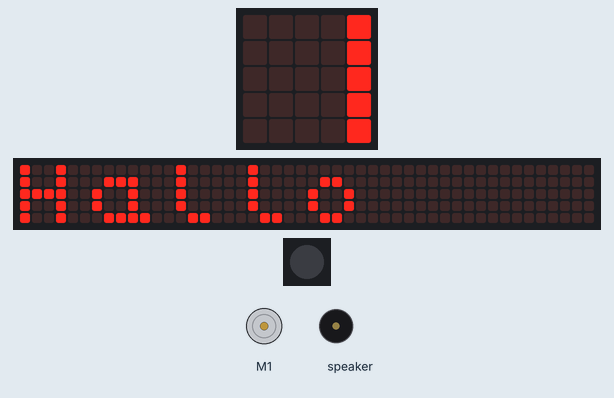
Recording of a program running on a simulated Calliope mini (MakeCode). On the bench: the board's 5×5 LED display, a strip that is not on the board, showing the scrolling text unrolled, 1 RGB LEDs in strip order, left to right, DC motor (green arrow = forward, orange = backward, longer = faster), buzzer (waves = sounding). The 48×5 strip is a reading aid, not a part: it shows the text the display is scrolling, unrolled, one strip-width of it at a time.

Above: at 0.2 s.
At 2.6 s:
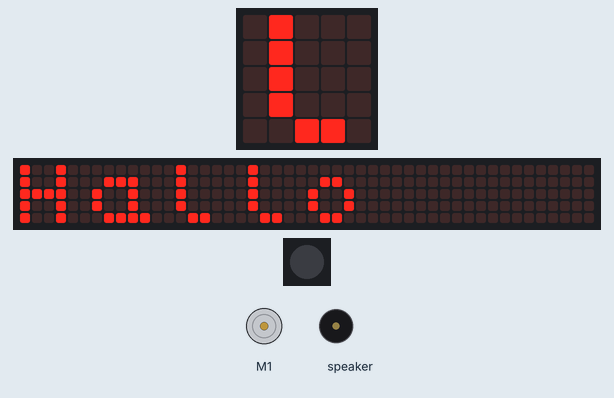
At 5.0 s:
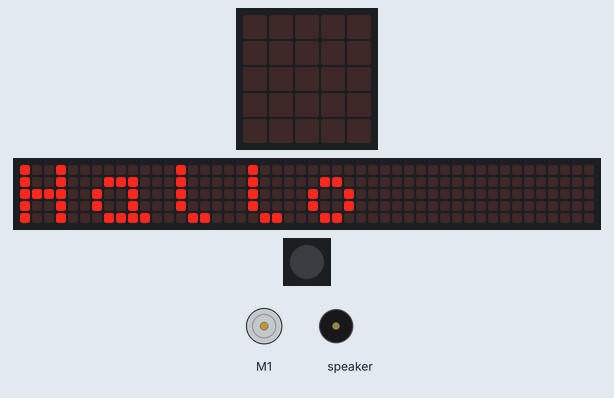
At 6.5 s:
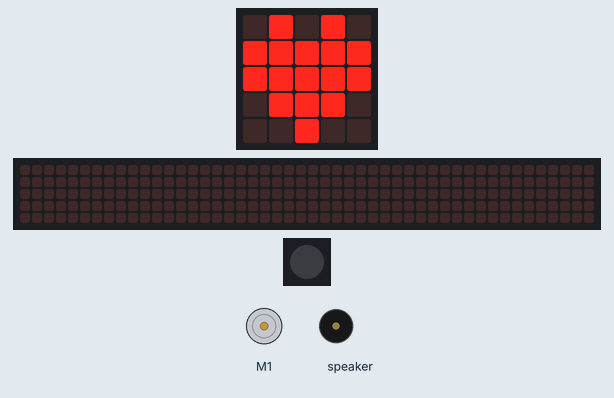
At 7.5 s:
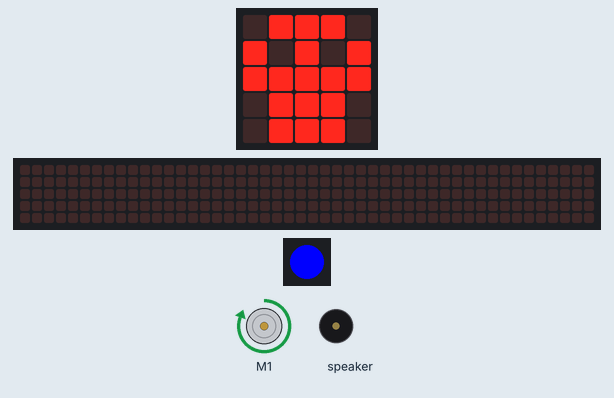
At 8.1 s:
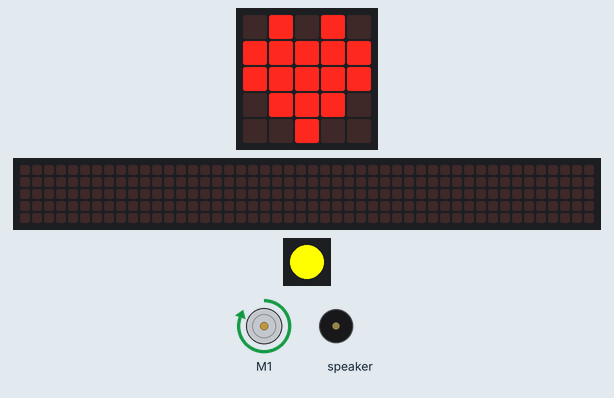
Timing chart, 0 to 40.0 s (numbered marks = the images above):
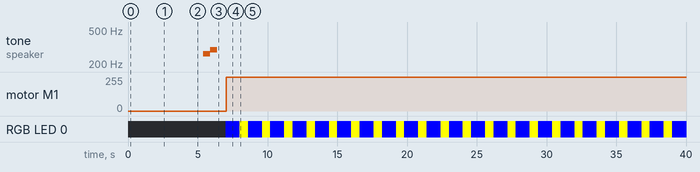

The program:

main.ts
```typescript
basic.showString("Hallo")
music.playTone(262, music.beat(BeatFraction.Whole))
music.playTone(294, music.beat(BeatFraction.Whole))
basic.forever(function () {
    basic.showIcon(IconNames.Heart)
    basic.setLedColor(0x0000ff)
    motors.motorPower(100)
    basic.showLeds(`
        # . . . #
        # # . . #
        . . # . #
        # # # . #
        # # # . .
        `)
})
basic.forever(function () {
    basic.showIcon(IconNames.Skull)
    basic.setLedColor(0xffff00)
})
```

test.ts
```typescript
// Hier kann man Tests durchführen; diese Datei wird nicht kompiliert, wenn dieses Paket als Erweiterung verwendet wird.
```

Measured:
- by itself, motor M1: stopped → forward 255/255 at 7.0 s
- by itself, RGB LED 0: alternates RGB(255, 255, 0) for 0.60 s and RGB(0, 0, 255) for 1.0 s
- what the display in image 2 shows lasts 0.4 s, from 5.0 s to 5.4 s
- what the display in image 3 shows lasts 0.6 s, from 6.4 s to 7.0 s
